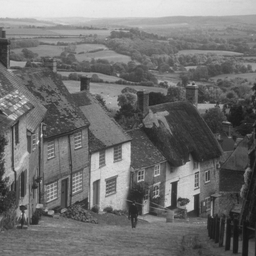
#> input picture trabalho4/images/city.png, 256 x 256 px, shrunk from 512 x 512 before the run
$ python trabalho4.py -a 98.75 -m 4 -i ../images/city.png -o transformed.png   (older library calls are emulated)
#> lines starting #> are read from the running program, lines starting #| are printed output that depends on the picture
import argparse
import math

import numpy as np
from scipy import misc

"""
python3 trabalho4.py -a 98.75 -m 4 -i ../images/city.png -o transformed.png

python3 trabalho4.py -e 0.7 -m 1 -i ../images/city.png -o transformed.png

python3 trabalho4.py -d 700 400 -m 2 -i ../images/city.png -o transformed_new.png
"""


def main(arguments):
    image = read_image(arguments.input_image)
#> in read_image, input_image is the input picture: shape (256, 256); min 20, max 235, mean 112.2

    scale = None
    angle = None
    if arguments.angle is not None:
        angle = arguments.angle
    elif arguments.scale is not None:
        scale = arguments.scale
    else:
        scale = (arguments.dimension[1], arguments.dimension[0])

    if arguments.method == 1:
        transformed_image = nearest_neighbor(image, scale=scale, angle=angle)
    elif arguments.method == 2:
        transformed_image = bilinear(image, scale=scale, angle=angle)
    elif arguments.method == 3:
        transformed_image = bicubic(image, scale=scale, angle=angle)
    else:
        transformed_image = lagrange(image, scale=scale, angle=angle)

    misc.imsave(arguments.output_image, transformed_image)


# [184 lines left out: functions nearest_neighbor, bilinear, bicubic, calculate_new_value, r_function, p_function, not called in this run]


def lagrange(image, scale=None, angle=None):
#> called with angle = 98.75
    print("Using Lagrange method...")

    if scale:
        if isinstance(scale, tuple):
            scale = (scale[0] / image.shape[0], scale[1] / image.shape[1])
        else:
            scale = (scale, scale)

        new_dimension = (int(image.shape[0] * scale[0]), int(image.shape[1] * scale[1]))
        new_image = np.full(new_dimension, 0, dtype=np.uint8)
    else:
        rad_angle = np.deg2rad(360 - angle)
        new_image = np.full(image.shape, 255, dtype=np.uint8)

    number_rows, number_cols = new_image.shape
#> number_rows = 256; number_cols = 256
    x_center = number_rows / 2
#> x_center = 128
    y_center = number_cols / 2
#> y_center = 128

    # for each row
    for row in range(number_rows):
        # for each column
        for column in range(number_cols):
            if scale:
                x = int(row / scale[0])
                y = int(column / scale[1])
                dx = (row / scale[0]) - x
                dy = (column / scale[1]) - y

                new_image[row][column] = calculate_lagrange(x, y, dx, dy, image)
            else:
                x = int((row - x_center) * math.cos(rad_angle) - (column - y_center) * math.sin(rad_angle) + x_center)
                y = int((row - x_center) * math.sin(rad_angle) + (column - y_center) * math.cos(rad_angle) + y_center)
                dx = (row - x_center) * math.cos(rad_angle) - (column - y_center) * math.sin(rad_angle) + x_center - x
                dy = (row - x_center) * math.sin(rad_angle) + (column - y_center) * math.cos(rad_angle) + y_center - y

                if 0 <= x <= number_rows - 1 and 0 <= y <= number_cols - 1:
                    new_image[row][column] = calculate_lagrange(x, y, dx, dy, image)
#> this loop made 256 passes
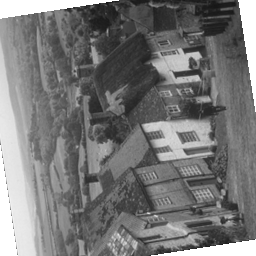
#> new_image: shape (256, 256); min 22, max 255, mean 119.5

    if scale:
        print("Image resized!")
    else:
        print("Image rotated!")
    return new_image


def calculate_lagrange(x, y, dx, dy, image):
    v1 = (-dy) * (dy - 1) * (dy - 2) * l_function(1, x, y, dx, image)
    v2 = (dy + 1) * (dy - 1) * (dy - 2) * l_function(2, x, y, dx, image)
    v3 = (-dy) * (dy + 1) * (dy - 2) * l_function(3, x, y, dx, image)
    v4 = dy * (dy + 1) * (dy - 1) * l_function(4, x, y, dx, image)

    return (v1 / 6) + (v2 / 2) + (v3 / 2) + (v4 / 6)


def l_function(n, x, y, dx, image):
    normalized_y = min(y + n - 2, image.shape[1] - 1)
    v1 = (-dx) * (dx - 1) * (dx - 2) * image[x - 1, normalized_y]
    v2 = (dx + 1) * (dx - 1) * (dx - 2) * image[x, normalized_y]
    v3 = (-dx) * (dx + 1) * (dx - 2) * image[min(x + 1, image.shape[0] - 1), normalized_y]
    v4 = dx * (dx + 1) * (dx - 1) * image[min(x + 2, image.shape[0] - 1), normalized_y]

    return (v1 / 6) + (v2 / 2) + (v3 / 2) + (v4 / 6)


def read_image(path, gray_scale=False):
    # Open desired image
    input_image = None
    try:
        input_image = misc.imread(path, flatten=gray_scale)
    except FileNotFoundError:
        print("Image {} not found.".format(path))
        exit(0)

    return input_image


if __name__ == "__main__":
    # Parse the arguments
    parser = argparse.ArgumentParser()
    parser.add_argument("-a", "--angle", type=float, required=False)
    parser.add_argument("-e", "--scale", type=float, required=False)
    parser.add_argument("-d", "--dimension", type=int, nargs=2, required=False)
    parser.add_argument("-m", "--method", type=int, required=True, choices=range(1, 5), metavar="[1-4]",
                        help='1 - nearest_neighbor | 2 - bilinear | 3 - bicubic | 4 - lagrange')
    parser.add_argument("-i", "--input_image", required=True)
    parser.add_argument("-o", "--output_image", required=True)

    args = parser.parse_args()

    count_args = 0
    if args.angle is not None:
        count_args += 1
    if args.scale is not None:
        count_args += 1
    if args.dimension is not None:
        count_args += 1

    if count_args > 1:
        print("Choose only one between angle, scale and dimension")
        exit()
    elif count_args == 0:
        print("Choose one between angle, scale and dimension")
        exit()

    main(args)

$ run again, with trabalho4/images/baboon.png copied over trabalho4/images/city.png
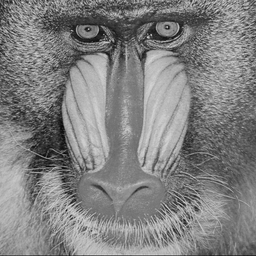
#> input picture trabalho4/images/baboon.png, 256 x 256 px, shrunk from 512 x 512 before the run
#> in read_image, input_image is the input picture: shape (256, 256); min 8, max 218, mean 129.2
#> the loop in lagrange, `for row in range(number_rows):` made 256 passes
#> after the loop in lagrange, `for row in range(number_rows):`:
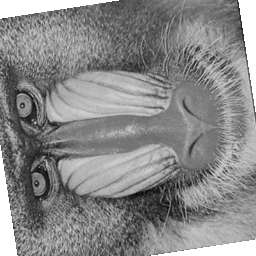
#> new_image: shape (256, 256); min 6, max 255, mean 136.8

$ run again, with trabalho4/images/butterfly.png copied over trabalho4/images/city.png
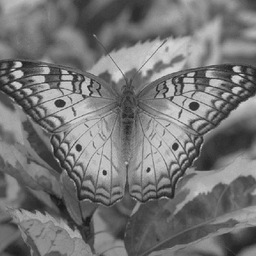
#> input picture trabalho4/images/butterfly.png, 256 x 256 px, shrunk from 512 x 512 before the run
#> in read_image, input_image is the input picture: shape (256, 256); min 24, max 220, mean 116.8
#> the loop in lagrange, `for row in range(number_rows):` made 256 passes
#> after the loop in lagrange, `for row in range(number_rows):`:
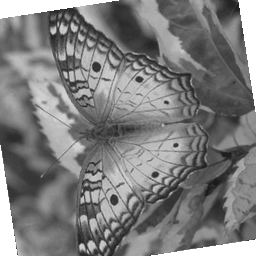
#> new_image: shape (256, 256); min 24, max 255, mean 125.2
